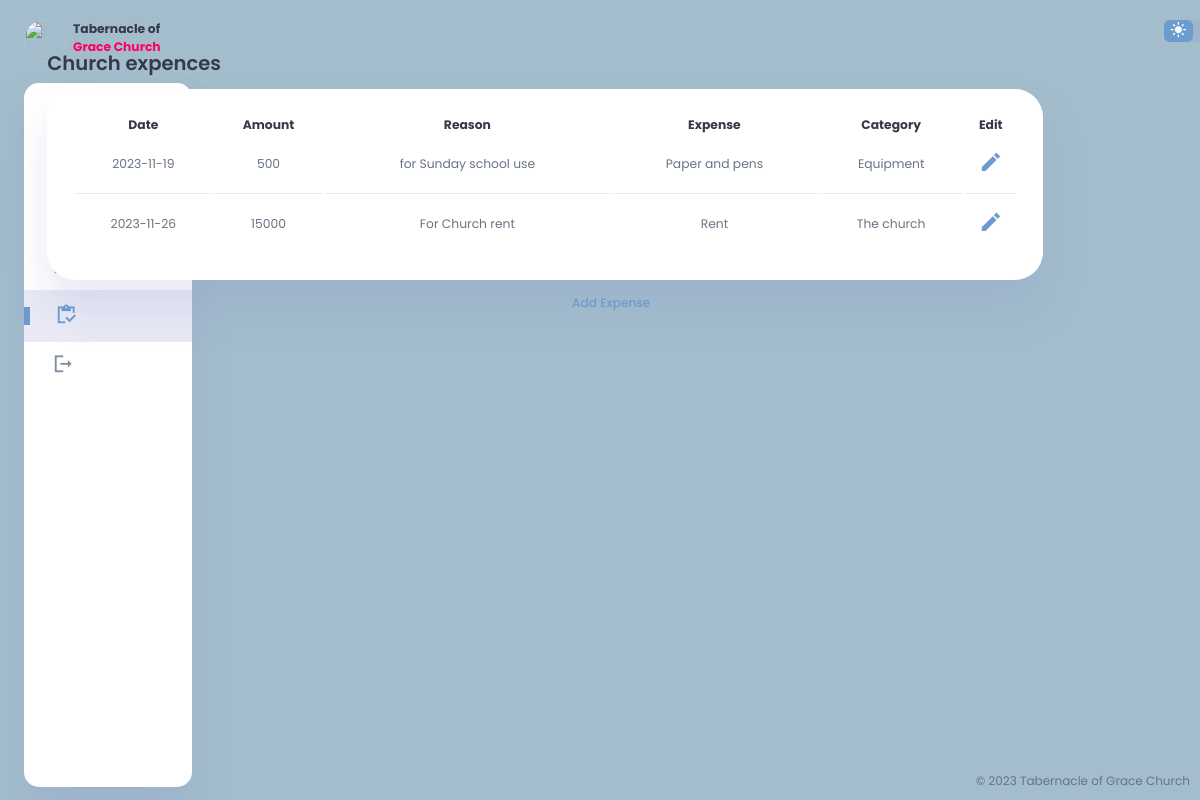
The page /inventory.php on the database its author committed.
### tables this page shows
CREATE TABLE `expense` (
  `ID` int(11) NOT NULL,
  `Date` date NOT NULL,
  `Amount` int(15) NOT NULL,
  `Reason` text NOT NULL,
  `Expense` text NOT NULL,
  `Category` varchar(50) NOT NULL
);

### inventory.php (the view, shortened to what this page needs)
<!DOCTYPE html>
<html lang="en">
<head>
  <link rel="stylesheet" href="Styles/dashboard.css">
  <link rel="stylesheet" href="Styles/footer.css">
</head>
<body>
  <div class="inventory">
    <aside>
      <div class="toggle">
        <div class="logo">
          <img src="images/logo.jpg">
          <h4>Tabernacle of <span class="danger">Grace Church</span></h4>
        </div>
      </div>
      <div class="sidebar">
          <a href="dashboard.php">
          </a>
          <a href="register.php">
          </a>
          <a href="Bank.php">
          </a>
          <a href="event.php" >
          </a>
          <a href="inventory.php" class="active">
              <span class="material-icons-sharp">
              </span>
          </a>
          <a href="index.php">
            <span class="material-icons-sharp">
            </span>
          </a>
      </div>
    </aside>
    <main>
      <div class="recent-orders">
        <h2>Church expences</h2>
        <table>
          <thead>
            <tr>
              <th>Date</th>
              <th>Amount</th>
              <th>Reason</th>
              <th>Expense</th>
              <th>Category</th>
              <th>Edit</th>
            </tr>
          </thead>
          <tbody>
            <?php @include 'dbconnection.php';
              $sql = "SELECT * FROM expense";
              $result = $conn->query($sql);
              while($row = $result -> fetch_assoc()){
                echo "
                <tr>
                  <td>$row[ID]</td>
                  <td>$row[Date]</td>
                  <td>$row[Amount]</td>
                  <td>$row[Reason]</td>
                  <td>$row[Expense]</td>
                  <td>$row[Category]</td>
                  <td>
                    <a class='btn btn-primary btn-sm' href='edit_expense.php?ID=$row[ID]'>
                    <span class='material-icons-sharp'>
                      edit
                    </span>
                    </a>
                  </td>
                  <td>
                    <a class='btn btn-primary btn-sm' href='remove_expense.php?ID=$row[ID]'>
                    <span class='material-icons-sharp'>
                      remove
                    </span>
                    </a>
                  </td>
                </tr>
                ";
              }
            ?>
          </tbody>
        </table>
        <a href="add_expense.php"><h3>Add Expense</h3></a>
      </div>
    </main>
    <div class="right-section">
      <div class="nav">
        <div class="dark-mode">
          <span class="material-icons-sharp active">
          </span>
          <span class="material-icons-sharp">
          </span>
        </div>
      </div>
    </div>
  </div>
  <footer class="foot">
    <p>&copy; 2023 Tabernacle of Grace Church</p>
  </footer>
</body>
</html>

### Styles/dashboard.css (style rules this page uses)
:root { --color-primary: #6C9BCF; --color-danger: #FF0060; --color-success: #1B9C85; --color-warning: #F7D060; --color-white: #fff; --color-info-dark: #7d8da1; --color-dark: #363949; --color-light: rgba(132, 139, 200, 0.18); --color-dark-variant: #677483; --color-background: #a3bdcc; --card-border-radius: 2rem; --border-radius-1: 0.4rem; --border-radius-2: 1.2rem; --card-padding: 1.8rem; --padding-1: 1.2rem; --box-shadow: 0 2rem 3rem var(--color-light); }
* { margin: 0; padding: 0; outline: 0; border: 0; text-decoration: none; box-sizing: border-box; }
html { font-size: 14px; }
body { width: 100vw; height: 100vh; font-family: 'Poppins', sans-serif; font-size: 0.88rem; user-select: none; overflow-x: hidden; color: var(--color-dark); background-color: var(--color-background); }
a { color: var(--color-dark); }
img { display: block; width: 100%; object-fit: cover; border-radius: 50%; }
h2 { font-weight: 600; font-size: 1.4rem; }
h3 { font-weight: 500; font-size: 0.87rem; }
p { color: var(--color-dark-variant); }
.danger { color: var(--color-danger); }
aside { height: 100vh; }
aside .toggle { display: flex; align-items: center; justify-content: space-between; margin-top: 1.4rem; }
aside .toggle .logo { display: flex; gap: 0.5rem; }
aside .logo img { width: 3rem; height: 3rem; border-radius: 50px; }
aside .sidebar { display: flex; flex-direction: column; background-color: var(--color-white); box-shadow: var(--box-shadow); border-radius: 15px; height: 88vh; position: relative; top: 1.5rem; transition: all 0.3s ease; }
aside .sidebar a { display: flex; align-items: center; color: var(--color-info-dark); height: 3.7rem; gap: 1rem; position: relative; margin-left: 2rem; transition: all 0.3s ease; }
aside .sidebar a span { font-size: 1.6rem; transition: all 0.3s ease; }
aside .sidebar a:last-child { position: absolute; bottom: 2rem; width: 100%; }
aside .sidebar a.active { width: 100%; color: var(--color-primary); background-color: var(--color-light); margin-left: 0; }
aside .sidebar a.active::before { content: ''; width: 6px; height: 18px; background-color: var(--color-primary); }
aside .sidebar a.active span { color: var(--color-primary); margin-left: calc(1rem - 3px); }
main { margin-top: 1.4rem; }
main .recent-orders { margin-top: 1.3rem; }
main .recent-orders h2 { margin-bottom: 0.8rem; }
main .recent-orders table { background-color: var(--color-white); width: 100%; padding: var(--card-padding); text-align: center; box-shadow: var(--box-shadow); border-radius: var(--card-border-radius); transition: all 0.3s ease; }
main table tbody td { height: 2.8rem; border-bottom: 1px solid var(--color-light); color: var(--color-dark-variant); }
main table tbody tr:last-child td { border: none; }
main .recent-orders a { text-align: center; display: block; margin: 1rem auto; color: var(--color-primary); }
.right-section { margin-top: 1.4rem; }
.right-section .nav { display: flex; justify-content: center; gap: 2rem; }
.right-section .dark-mode { background-color: var(--color-light); display: flex; justify-content: space-between; align-items: center; height: 1.6rem; width: 4.2rem; cursor: pointer; border-radius: var(--border-radius-1); }
.right-section .dark-mode span { font-size: 1.2rem; width: 50%; height: 100%; display: flex; align-items: center; justify-content: center; }
.right-section .dark-mode span.active { background-color: var(--color-primary); color: white; border-radius: var(--border-radius-1); }
@media screen and (max-width: 1200px) { aside .sidebar a { width: 5.6rem; } }
@media screen and (max-width: 1200px) { aside .sidebar a:last-child { position: relative; margin-top: 1.8rem; } }
@media screen and (max-width: 1200px) { main .recent-orders { width: 94%; position: absolute; left: 50%; transform: translateX(-50%); margin: 2rem 0 0 0.8rem; } }
@media screen and (max-width: 1200px) { main .recent-orders table { width: 83vw; } }

### Styles/footer.css (style rules this page uses)
.foot { position: fixed; bottom: 0; right: 0; font-size: 12px; padding: 10px; font-weight: 400; }

### inventory.php (style rules this page uses)
.inventory { display: grid; width: 96%; margin: 0 auto; gap: 1.8rem; grid-template-columns: 12rem 80% 5%; }

### rows shown on the page
expense: Date "2023-11-19", Amount "500", Reason "for Sunday school use", Expense "Paper and pens", Category "Equipment"
expense: Date "2023-11-26", Amount "15000", Reason "For Church rent", Expense "Rent", Category "The church"
